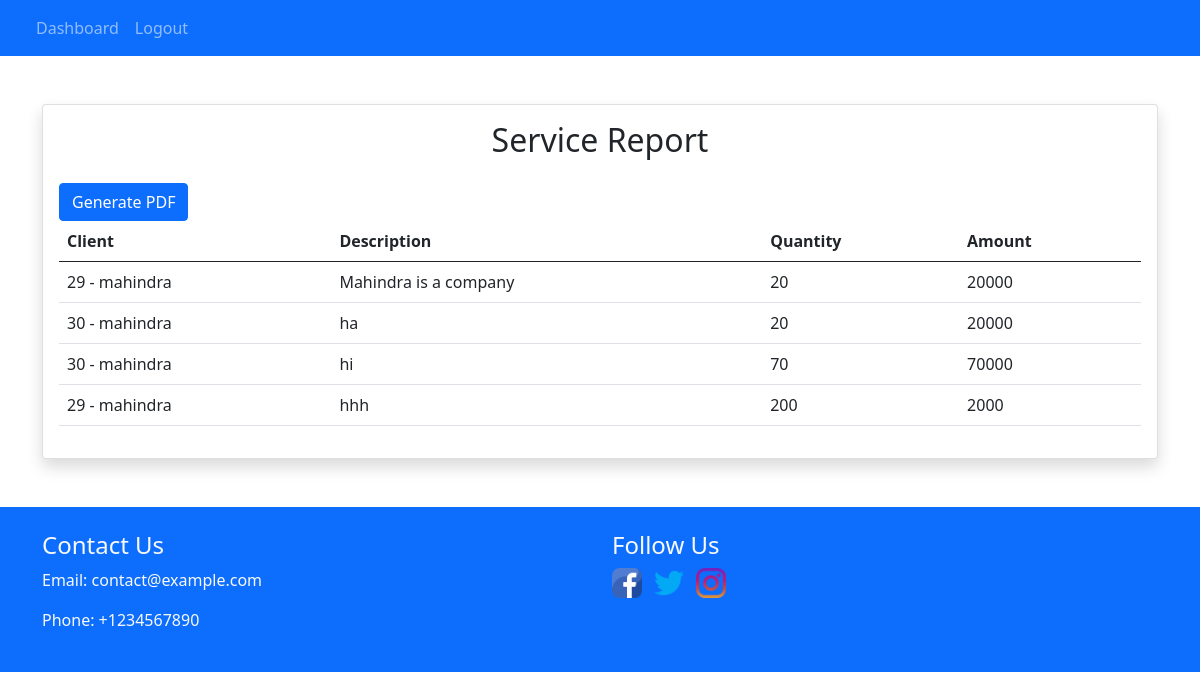
The page /report/ on the database its author committed.
### myadmin/models.py (models this page shows, shortened)
class Services(models.Model):
    client=models.ForeignKey(Client,on_delete=models.CASCADE)
    description=models.CharField(max_length=255)
    quantity=models.IntegerField()
    amount=models.BigIntegerField()
    created_at=models.DateTimeField(auto_now_add=True)

class Client(models.Model):
    company_name=models.CharField(max_length=250)
    gst_number=models.CharField(max_length=250)
    country=models.CharField(max_length=150)
    state=models.CharField(max_length=250)
    address=models.CharField(max_length=250)
    created_at=models.DateTimeField(auto_now_add=True)
    def __str__ (self) -> str:
        return f"{self.id} - {self.company_name}"

### myadmin/views.py (the view)
# urls.py: path('report/', views.report, name='report'),  # Adjust the view function name as needed
def report(request):
    services = Services.objects.all()
    return render(request, 'report.html', {'services': services})

### templates/report.html (shortened to what this page needs)
{% extends 'base.html' %}
{% block body %}
<div class="container my-5">
    <div class="row justify-content-center">
        <div class="col-md-12">
            <div class="card shadow">
                <div class="card-body">
                    <h2 class="card-title text-center mb-4 text-Dark">Service Report</h2>
                    <a href="{% url 'generate-pdf-report' %}" class="btn btn-primary">Generate PDF</a>
                    <table class="table" id="reportTable">
                        <thead>
                            <tr>
                                <th>Client</th>
                                <th>Description</th>
                                <th>Quantity</th>
                                <th>Amount</th>
                            </tr>
                        </thead>
                        <tbody>
                            {% for service in services %}
                            <tr>
                                <td>{{ service.client }}</td>
                                <td>{{ service.description }}</td>
                                <td>{{ service.quantity }}</td>
                                <td>{{ service.amount }}</td>
                            </tr>
                            {% endfor %}
                        </tbody>
                    </table>
                </div>
            </div>
        </div>
    </div>
</div>
{% endblock %}

### templates/base.html (shortened to what this page needs)
{% load static %}
<!DOCTYPE html>
<html lang="en">
<head>
  <link rel="stylesheet" href="{% static 'css/bootstrap.css' %}">
</head>
<header>
<body>
  <nav class="navbar navbar-expand-lg navbar-dark bg-primary">
    <div class="container-fluid">
        <div class="collapse navbar-collapse" id="navbarNav">
            <ul class="navbar-nav">
                <li class="nav-item">
                    <a class="nav-link" href="{% url 'dashboard' %}">Dashboard</a>
                </li>
                <ul class="navbar-nav ms-auto">
                    <li class="nav-item">
                        <a class="nav-link" href="{% url 'logout' %}">Logout</a>
                    </li>
                </ul>
        </div>
    </div>
</nav>
</header>
  {% block body %}
  {% endblock body %}
  <footer class="bg-primary text-light py-4">
    <div class="container">
        <div class="row">
            <div class="col-md-6">
                <h4>Contact Us</h4>
                <p>Email: contact@example.com</p>
                <p>Phone: +1234567890</p>
            </div>
            <div class="col-md-4">
                <h4>Follow Us</h4>
                <ul class="list-inline">
                    <li class="list-inline-item"><a href="#" class="white-link"><img src="/static/images/facebook.png" width='30'height='30'alt="Facebook"></a></li>
                    <li class="list-inline-item"><a href="#" class="white-link"><img src="/static/images/twitter.png" width='30'height='30' alt="Twitter"></a></li>
                    <li class="list-inline-item"><a href="#" class="white-link"><img src="/static/images/instagram.png"  width='30'height='30'alt="Instagram"></a></li>
                </ul>
            </div>
        </div>
    </div>
</footer>
</body>
</html>

### templates/base.html (style rules this page uses)
.white-link { color: white; }

### rows shown on the page
Services: client "29 - mahindra", description "Mahindra is a company", quantity "20", amount "20000"
Services: client "30 - mahindra", description "ha", quantity "20", amount "20000"
Services: client "30 - mahindra", description "hi", quantity "70", amount "70000"
Services: client "29 - mahindra", description "hhh", quantity "200", amount "2000"
